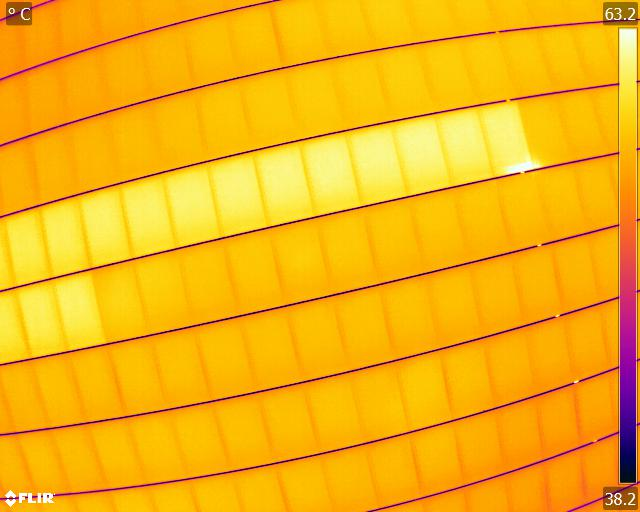
#> input picture Lecture/L11 Past exams/Exam2020/string.jpg, 640 x 512 px
$ python exercise2.py
#> lines starting #> are read from the running program, lines starting #| are printed output that depends on the picture; after the words box and inside, x2 and y2 are one past the last pixel; in counts of white or black regions, pixels touching at a corner belong together; pictures that were not available may be replaced by others from this repository, and a replacement may not be noted
#!/usr/bin/env python3
# -*- coding: utf-8 -*-
"""
Created on Sun Sep 10 17:23:50 2017

@author: inbu
"""


import matplotlib.pyplot as plt
import numpy as np
from skimage.morphology import disk
from skimage.filters import threshold_otsu, rank
from skimage.exposure import equalize_hist

#string fault

#reading image
filename = 'string.jpg'
from skimage import io
pv1 = io.imread(filename)
#> pv1 is the input picture: shape (512, 640, 3); mean R, G, B 246.6, 179.8, 18
filename = 'module.tif'
pv2 = io.imread(filename)
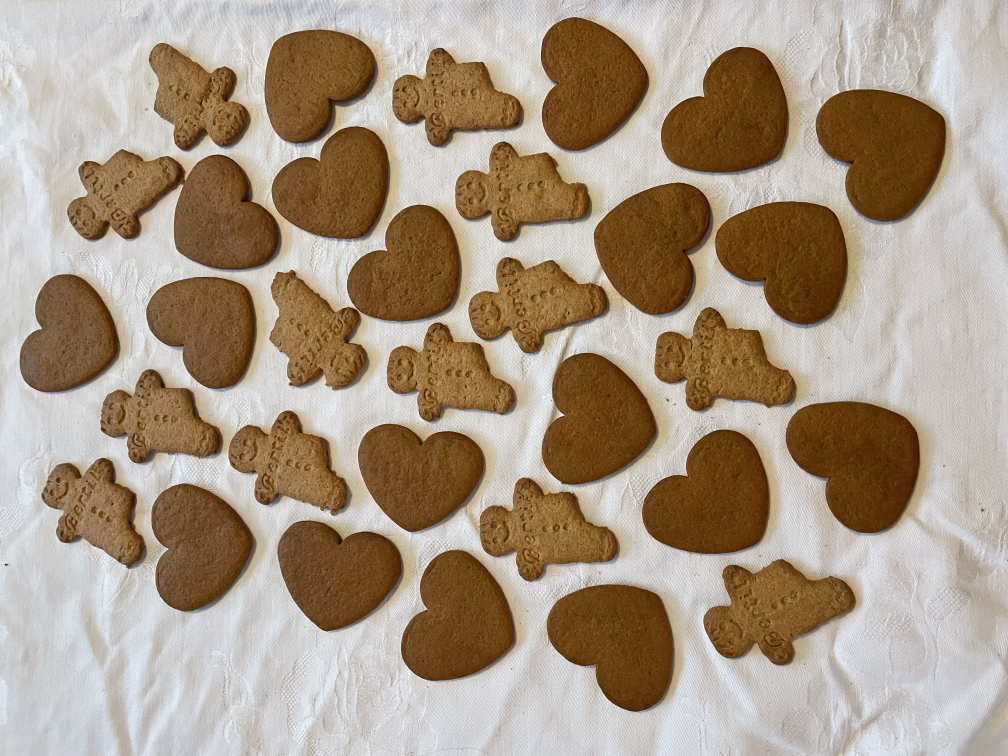
#> input picture Assignments/Assignment01/Images/gingerbreads.jpg, 4032 x 3024 px, given in place of module.tif, which was not available (shown at 1/4 size)
#> pv2 is the input picture: shape (3024, 4032, 3); mean R, G, B 168.5, 151.6, 132.7

plt.figure()
plt.imshow(pv1[:,:,0],'gray')
plt.figure()
plt.imshow(pv1[:,:,1],'gray')
plt.figure()
plt.imshow(pv1[:,:,2],'gray')


plt.figure()
plt.imshow(pv2[:,:,0],'gray')
plt.figure()
plt.imshow(pv2[:,:,1],'gray')
plt.figure()
plt.imshow(pv2[:,:,2],'gray')

#selecting the band with the most signal
pv1g = pv1[50:450,100:500,2]

pv2g = pv2[100:400,100:500,2]
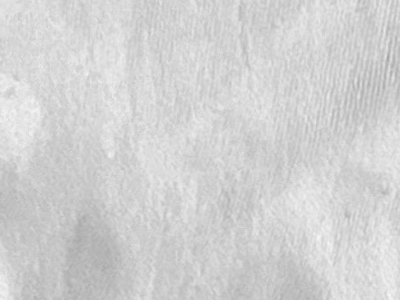
#> pv2g: shape (300, 400); min 166, max 249, mean 209.7


plt.figure()
plt.imshow(pv1g,'gray')
plt.figure()
plt.imshow(pv2g,'gray')


pv2eq = equalize_hist(pv2g)
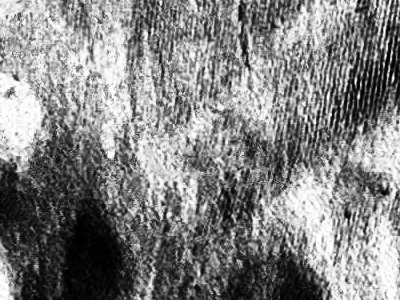
#> pv2eq: shape (300, 400) float64; min 8.33e-06, max 1, mean 0.513

plt.figure()
plt.imshow(pv2eq,'gray')

# [7 lines of commented-out code are left out]

radius = 15
selem = disk(radius)

local_otsu = rank.otsu(pv2g, selem)


threshold_global_otsu = threshold_otsu(pv2g)
#> threshold_global_otsu = 208
global_otsu = pv2g >= threshold_global_otsu
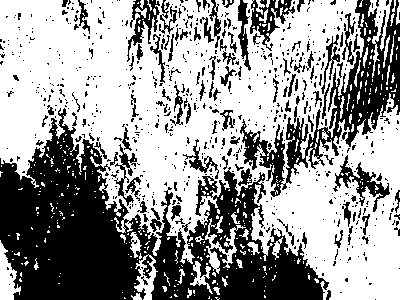
#> global_otsu: shape (300, 400) bool; 60.3% white; 729 black regions (616 under 20 px), largest, box (x1, y1, x2, y2) and area: (0, 108, 329, 300) 28538, (240, 0, 400, 197) 7296, (250, 0, 295, 51) 831

plt.figure()
plt.imshow(pv2g>= local_otsu, cmap='gray')
plt.figure()
plt.imshow(global_otsu, cmap='gray')


threshold_global_otsu = threshold_otsu(pv1g)
#> threshold_global_otsu = 47
global_otsu = pv1g >= threshold_global_otsu
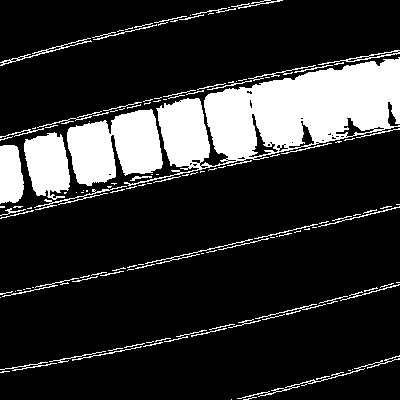
#> global_otsu: shape (400, 400) bool; 18% white; 140 white regions (86 under 20 px), largest, box (x1, y1, x2, y2) and area: (124, 57, 400, 186) 15856, (67, 109, 163, 186) 5090, (24, 132, 70, 200) 2270
plt.figure()
plt.imshow(global_otsu, cmap='gray')
#module fault


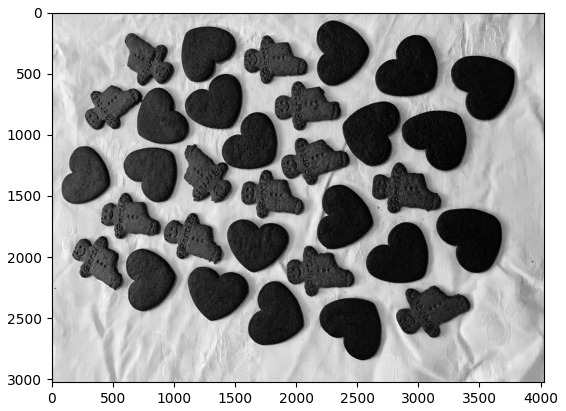
#> figure drawn by matplotlib, 1 panel
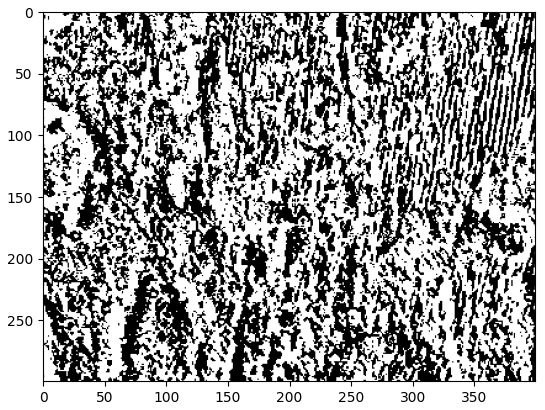
#> figure drawn by matplotlib, 1 panel
